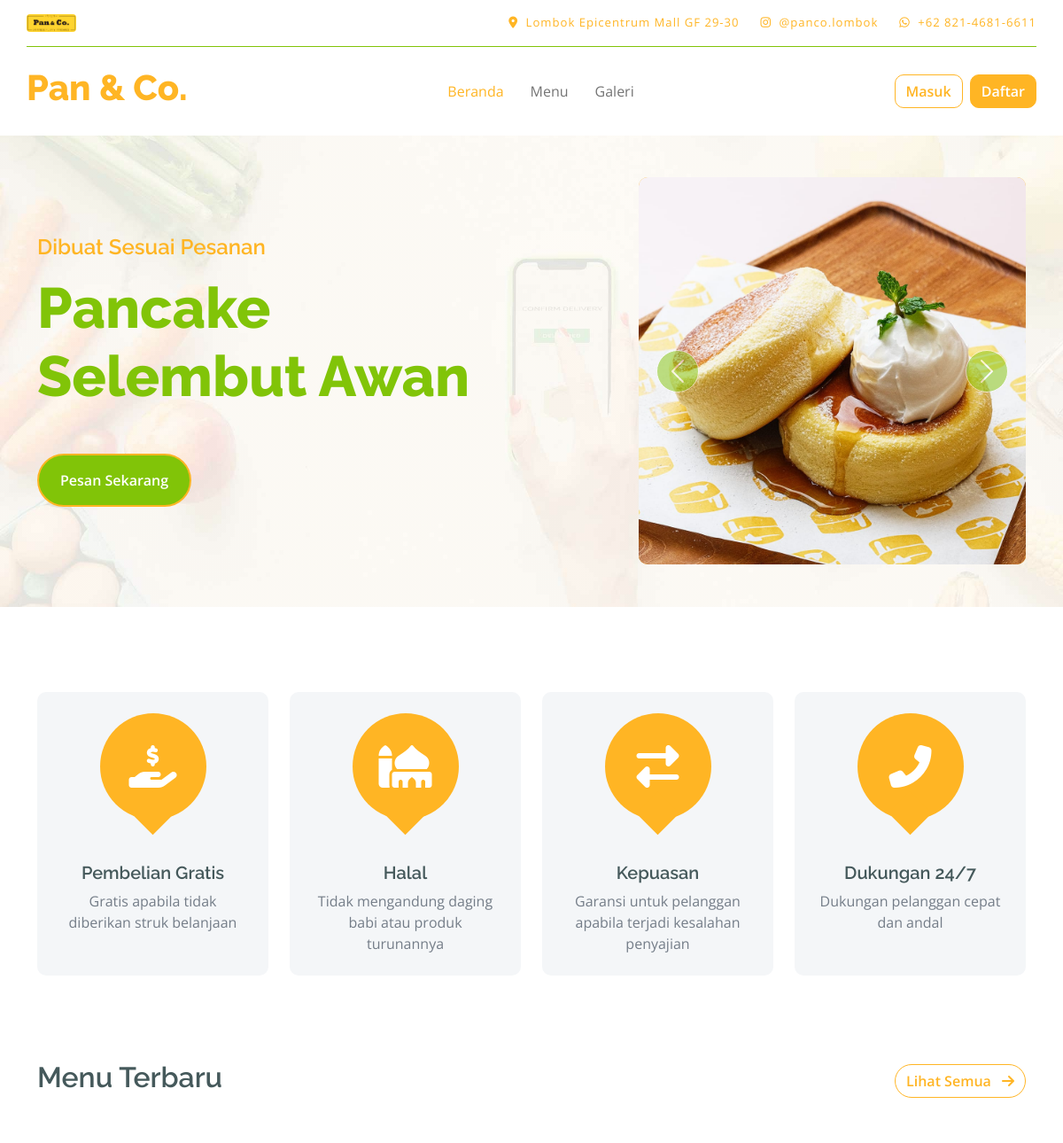
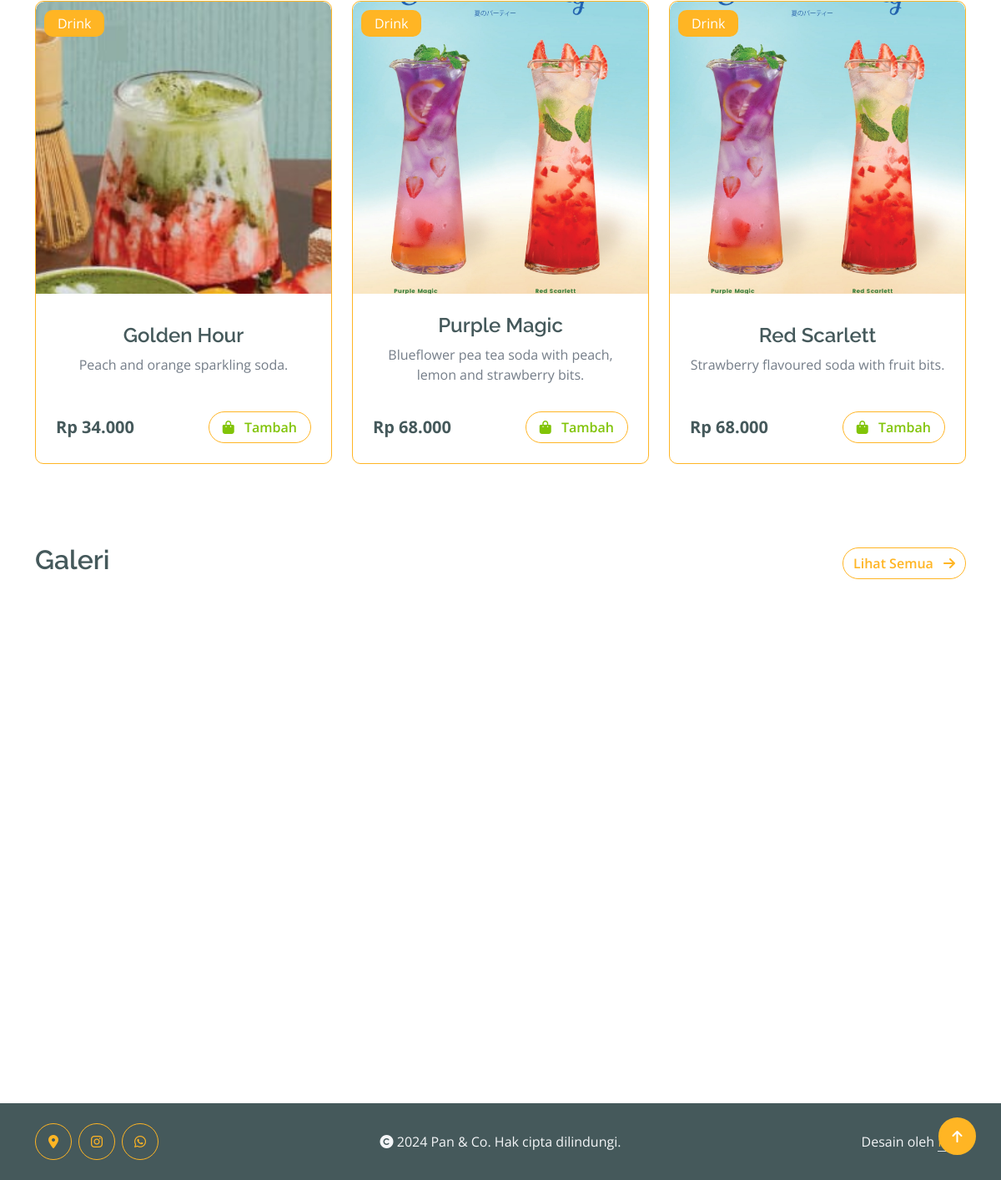
The app's page /user/index.php with its own data (2 pictures, top to bottom).
### tables this page shows
CREATE TABLE `menu` (
  `id_menu` int NOT NULL,
  `tanggal_buat` datetime DEFAULT NULL,
  `nama_menu` varchar(255) DEFAULT NULL,
  `kategori` enum('Dessert','Hot Kitchen','Drink') NOT NULL,
  `harga` bigint DEFAULT NULL,
  `deskripsi` text,
  `status` enum('Tersedia','Tidak Tersedia') NOT NULL,
  `gambar` varchar(255) DEFAULT NULL
);

CREATE TABLE `galeri` (
  `id_galeri` int NOT NULL,
  `tanggal_buat` datetime DEFAULT NULL,
  `keterangan` text,
  `gambar` varchar(255) DEFAULT NULL
);

### config/config.php (called while the page is built, shortened)
<?php
$base_url = 'http://localhost/restaurant';
function base_url($path = '')
{
    global $base_url;
    return rtrim($base_url, '/') . '/' . ltrim($path, '/');
}
function get_image_url($url_gambar)
{
    $path_gambar = $_SERVER['DOCUMENT_ROOT'] . parse_url($url_gambar, PHP_URL_PATH);
    return $url_gambar;
}

### user/index.php (the view, shortened to what this page needs)
<?php
include('../config/config.php');
?>
<div class="container-fluid py-5 hero-header">
    <div class="container">
        <div class="row g-5 align-items-center">
            <div class="col-md-12 col-lg-7 order-1 order-lg-0">
                <h4 class="mb-3 text-secondary text-center text-lg-start">Dibuat Sesuai Pesanan</h4>
                <h1 class="mb-5 display-3 text-primary text-center text-lg-start">Pancake <br> Selembut Awan</h1>
                <div class="d-flex justify-content-center justify-content-lg-start">
                    <a href="#new-products" class="btn btn-primary border-2 border-secondary py-3 px-4 rounded-pill text-white">Pesan Sekarang</a>
                </div>
            </div>
            <div class="col-md-12 col-lg-5 order-0 order-lg-1">
                <div id="carouselId" class="carousel slide position-relative" data-bs-ride="carousel">
                    <div class="carousel-inner" role="listbox">
                        <div class="carousel-item active rounded">
                            <img src="<?= base_url('assets/user/img/slider-img-1.jpg'); ?>" class="img-fluid w-100 h-100 bg-secondary rounded"
                                alt="First slide">
                        </div>
                    </div>
                    <button class="carousel-control-prev" type="button" data-bs-target="#carouselId"
                        data-bs-slide="prev">
                        <span class="carousel-control-prev-icon" aria-hidden="true"></span>
                    </button>
                    <button class="carousel-control-next" type="button" data-bs-target="#carouselId"
                        data-bs-slide="next">
                        <span class="carousel-control-next-icon" aria-hidden="true"></span>
                    </button>
                </div>
            </div>
        </div>
    </div>
</div>
<div class="container-fluid featurs py-5 mt-5">
    <div class="container">
        <div class="row g-4">
            <div class="col-md-6 col-lg-3">
                <div class="featurs-item text-center rounded bg-light p-4 h-100">
                    <div class="featurs-icon btn-square rounded-circle bg-secondary mb-5 mx-auto">
                        <i class="fas fa-hand-holding-usd fa-3x text-white"></i>
                    </div>
                    <div class="featurs-content text-center">
                        <h5>Pembelian Gratis</h5>
                        <p class="mb-0">Gratis apabila tidak diberikan struk belanjaan</p>
                    </div>
                </div>
            </div>
            <div class="col-md-6 col-lg-3">
                <div class="featurs-item text-center rounded bg-light p-4 h-100">
                    <div class="featurs-icon btn-square rounded-circle bg-secondary mb-5 mx-auto">
                        <i class="fas fa-mosque fa-3x text-white"></i>
                    </div>
                    <div class="featurs-content text-center">
                        <h5>Halal</h5>
                        <p class="mb-0">Tidak mengandung daging babi atau produk turunannya</p>
                    </div>
                </div>
            </div>
            <div class="col-md-6 col-lg-3">
                <div class="featurs-item text-center rounded bg-light p-4 h-100">
                    <div class="featurs-icon btn-square rounded-circle bg-secondary mb-5 mx-auto">
                        <i class="fas fa-exchange-alt fa-3x text-white"></i>
                    </div>
                    <div class="featurs-content text-center">
                        <h5>Kepuasan</h5>
                        <p class="mb-0">Garansi untuk pelanggan apabila terjadi kesalahan penyajian</p>
                    </div>
                </div>
            </div>
            <div class="col-md-6 col-lg-3">
                <div class="featurs-item text-center rounded bg-light p-4 h-100">
                    <div class="featurs-icon btn-square rounded-circle bg-secondary mb-5 mx-auto">
                        <i class="fa fa-phone-alt fa-3x text-white"></i>
                    </div>
                    <div class="featurs-content text-center">
                        <h5>Dukungan 24/7</h5>
                        <p class="mb-0">Dukungan pelanggan cepat dan andal</p>
                    </div>
                </div>
            </div>
        </div>
    </div>
</div>
<div class="container-fluid fruite py-5" id="new-products">
    <div class="container">
        <div class="d-flex justify-content-between align-items-center gap-2 mb-5">
            <h2>Menu Terbaru</h2>
            <a href="<?= base_url('user/menu.php'); ?>" class="btn btn-outline-secondary rounded-pill">Lihat Semua <i class="fas fa-arrow-right ms-2"></i></a>
        </div>
        <div class="row g-4">
            <div class="col-lg-12">
                <div class="row justify-content-center g-4">
                    <?php
                    $sql_menu = "SELECT * FROM menu ORDER BY tanggal_buat DESC LIMIT 3";
                    $query_menu = mysqli_query($koneksi, $sql_menu);
                    while ($data_menu = mysqli_fetch_array($query_menu)):
                    ?>
                        <div class="col-md-6 col-lg-4">
                            <div class="rounded position-relative fruite-item border border-secondary d-flex flex-column justify-content-between h-100">
                                <div class="fruite-img">
                                    <img src="<?= get_image_url(base_url('assets/uploads/menu/' . $data_menu['gambar'])); ?>" class="w-100 rounded-top" height="350" style="object-fit: cover;" alt="<?= $data_menu['nama_menu']; ?>">
                                </div>
                                <div class="text-white bg-secondary px-3 py-1 rounded position-absolute" style="top: 10px; left: 10px;"><?= $data_menu['kategori']; ?></div>
                                <div class="px-4 pt-4 pb-2 text-center">
                                    <h4><?= $data_menu['nama_menu']; ?></h4>
                                    <p><?= $data_menu['deskripsi']; ?></p>
                                </div>
                                <div class="px-4 pt-2 pb-4 rounded-bottom">
                                    <div class="d-flex justify-content-between align-items-center">
                                        <p class="text-dark fs-5 fw-bold mb-0"><?= 'Rp ' . number_format($data_menu['harga'], 0, ',', '.'); ?></p>
                                        <?php if ($data_menu['status'] === 'Tersedia'): ?>
                                            <?php if (isset($_SESSION['email']) && isset($_SESSION['level'])): ?>
                                                <?php
                                                $sql_tambah_keranjang = "SELECT * FROM keranjang
                                                                         WHERE id_user='{$_SESSION['id_user']}'
                                                                         AND id_menu='{$data_menu['id_menu']}'
                                                                         AND status='Belum Dipesan'";
                                                $query_tambah_keranjang = mysqli_query($koneksi, $sql_tambah_keranjang);
                                                if (mysqli_num_rows($query_tambah_keranjang) == 0):
                                                ?>
                                                    <a href="<?= base_url('user/action.php?add-to-cart=' . $data_menu['id_menu']); ?>" class="btn border border-secondary rounded-pill px-3 text-primary">
                                                        <i class="fa fa-shopping-bag me-2 text-primary"></i> Tambah
                                                    </a>
                                                <?php else: ?>
                                                    <h4 class="text-end text-success mb-0"><i class="fas fa-circle-check"></i></h4>
                                                <?php endif; ?>
                                            <?php else: ?>
                                                <button type="button" class="btn border border-secondary rounded-pill px-3 text-primary" data-bs-toggle="modal" data-bs-target="#menuModal">
                                                    <i class="fa fa-shopping-bag me-2 text-primary"></i> Tambah
                                                </button>
                                            <?php endif ?>
                                        <?php else: ?>
                                            <p class="text-end text-danger mb-0"><?= $data_menu['status']; ?></p>
                                        <?php endif ?>
                                    </div>
                                </div>
                            </div>
                        </div>
                    <?php endwhile; ?>
                </div>
            </div>
        </div>
    </div>
</div>
<div class="container-fluid vesitable py-5">
    <div class="container">
        <div class="d-flex justify-content-between align-items-center gap-2">
            <h2>Galeri</h2>
            <a href="<?= base_url('user/gallery.php'); ?>" class="btn btn-outline-secondary rounded-pill">Lihat Semua <i class="fas fa-arrow-right ms-2"></i></a>
        </div>
        <div class="owl-carousel vegetable-carousel justify-content-center">
            <?php
            $sql_galeri = "SELECT * FROM galeri ORDER BY tanggal_buat DESC LIMIT 4";
            $query_galeri = mysqli_query($koneksi, $sql_galeri);
            while ($data_galeri = mysqli_fetch_array($query_galeri)):
            ?>
                <div class="border border-secondary rounded position-relative vesitable-item d-flex flex-column justify-content-between h-100">
                    <div class="vesitable-img">
                        <img src="<?= get_image_url(base_url('assets/uploads/gallery/' . $data_galeri['gambar'])); ?>" class="w-100 rounded-top" height="350" style="object-fit: cover;" alt="<?= $data_galeri['keterangan']; ?>">
                    </div>
                    <div class="p-4 rounded-bottom">
                        <h6 class="text-center"><?= $data_galeri['keterangan']; ?></h6>
                    </div>
                </div>
            <?php endwhile; ?>
        </div>
    </div>
</div>
<?php
include('layout.php');
?>

### records on screen
menu: gambar (picture), kategori "Drink", nama_menu "Golden Hour", deskripsi "Peach and orange sparkling soda.", harga "34.000", status "Tersedia" (drawn)
menu: gambar (picture), kategori "Drink", nama_menu "Purple Magic", deskripsi "Blueflower pea tea soda with peach, lemon and strawberry bits.", harga "68.000", status "Tersedia" (drawn)
menu: gambar (picture), kategori "Drink", nama_menu "Red Scarlett", deskripsi "Strawberry flavoured soda with fruit bits.", harga "68.000", status "Tersedia" (drawn)
galeri: gambar (picture)
galeri: gambar (picture)
galeri: gambar (picture)
galeri: gambar (picture)
